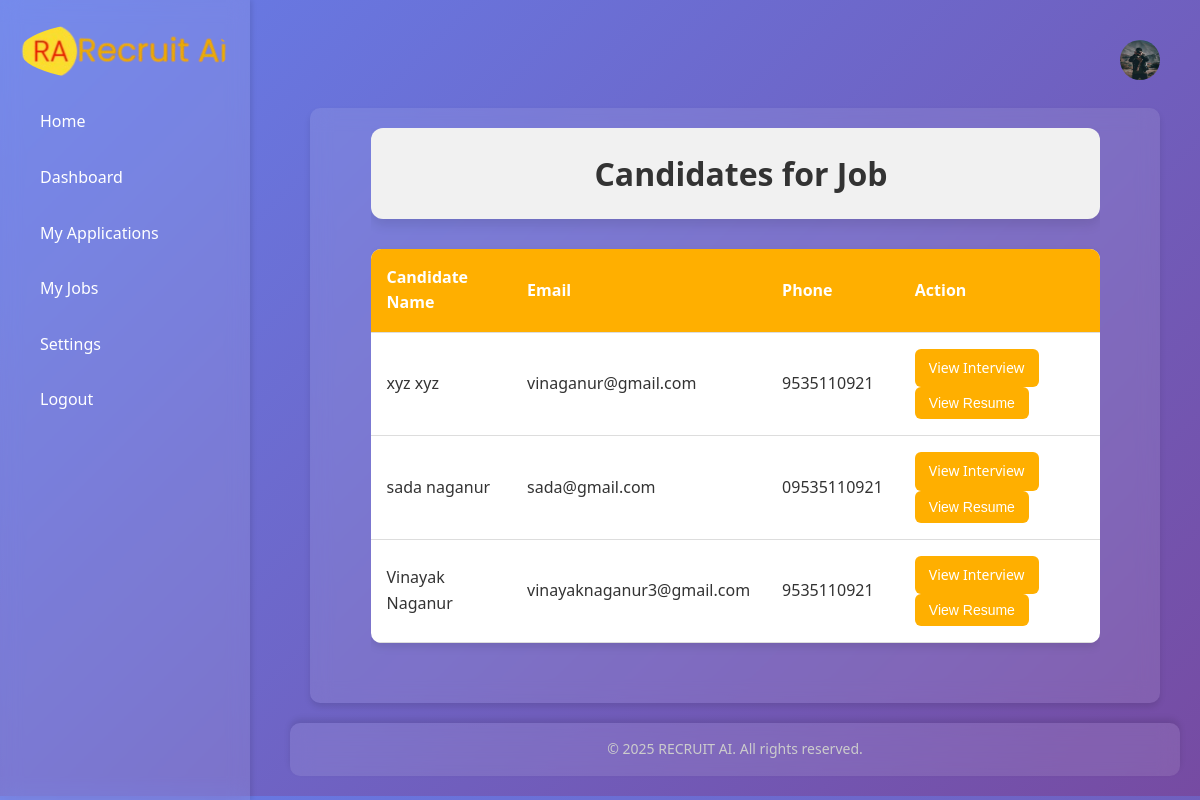
Screenshot of /view_candidates/2 with the database file from the repository.
### app/models.py (models this page shows)
class User(db.Model):
    id = db.Column(db.Integer, primary_key=True)
    first_name = db.Column(db.String(100), nullable=False)
    last_name = db.Column(db.String(100), nullable=False)
    company_name = db.Column(db.String(100), nullable=False)
    email = db.Column(db.String(120), unique=True, nullable=False)
    phone_number = db.Column(db.String(15), nullable=False)
    birthday = db.Column(db.String(10), nullable=False)
    password = db.Column(db.String(60), nullable=False)
    cv_file = db.Column(db.String(120))
    profile_photo = db.Column(db.String(120))

### app/routes.py (the view)
@main.route('/view_candidates/<int:job_id>', endpoint='view_candidates_for_job')
def view_candidates_for_job(job_id):
    job = Job.query.get_or_404(job_id)
    applications = job.applications
    candidates = []
    for application in applications:
        user = application.user
        candidates.append({
            'application_id': application.id,
            'name': f"{user.first_name} {user.last_name}",
            'email': user.email,
            'phone': user.phone_number,
            'resume_filename': user.cv_file
        })
    return render_template('view_candidates.html', job=job, candidates=candidates)

### app/routes.py (called while the page is built)
@main.before_app_request
def load_user():
    user_id = session.get('user_id')
    if user_id:
        g.user = User.query.get(user_id)
    else:
        g.user = None

@main.context_processor
def inject_user():
    return {'user': g.user}

### app/templates/view_candidates.html (shortened to what this page needs)
{% extends 'base.html' %}
{% block content %}
<div class="candidates-wrapper">
    <div class="page-header">
        <h1 class="page-title">Candidates for Job</h1>
    </div>
    <table class="candidates-table">
        <thead>
            <tr>
                <th>Candidate Name</th>
                <th>Email</th>
                <th>Phone</th>
                <th>Action</th>
            </tr>
        </thead>
        <tbody>
            {% for candidate in candidates %}
            <tr>
                <td>{{ candidate.name }}</td>
                <td>{{ candidate.email }}</td>
                <td>{{ candidate.phone }}</td>
                <td>
                    <a href="{{ url_for('main.view_interview', application_id=candidate.application_id) }}" class="view-interview-button">View Interview</a>
                    {% if candidate.resume_filename %}
                        <button onclick="toggleResume('resume-iframe-{{ candidate.application_id }}')" class="view-resume-button">
                            View Resume
                        </button>
                    {% else %}
                        <span style="color: #888;">No Resume</span>
                    {% endif %}
                </td>
            </tr>
            {% endfor %}
        </tbody>
    </table>
</div>
{% endblock %}

### app/templates/base.html (style rules this page uses)
* { margin: 0; padding: 0; box-sizing: border-box; }
body { font-family: 'Arial', sans-serif; background: linear-gradient(135deg, #667eea 0%, #764ba2 100%); color: #fff; line-height: 1.6; padding: 20px; }

### app/templates/view_candidates.html (style rules this page uses)
body { font-family: 'Segoe UI', Tahoma, Geneva, Verdana, sans-serif; line-height: 1.6; color: #333; }
.page-header { display: flex; align-items: center; justify-content: center; margin-bottom: 30px; background: #f1f1f1; padding: 20px 40px; border-radius: 12px; box-shadow: 0 6px 12px rgba(0, 0, 0, 0.1); transition: all 0.3s ease; }
.page-header .page-title { font-size: 32px; color: #333; margin: 0; }
.candidates-wrapper { width: 90%; margin: auto; overflow-x: auto; }
.candidates-table { width: 100%; border-collapse: collapse; margin-bottom: 40px; background: #fff; border-radius: 10px; overflow: hidden; box-shadow: 0 4px 8px rgba(0,0,0,0.1); }
.candidates-table th, .candidates-table td { padding: 16px; text-align: left; border-bottom: 1px solid #ddd; }
.candidates-table th { background-color: #ffaf00; color: #fff; font-weight: 600; }
.view-interview-button, .view-resume-button { display: inline-block; color: #fff; background-color: #ffaf00; padding: 8px 14px; border: none; border-radius: 6px; text-decoration: none; font-size: 14px; transition: all 0.3s ease; cursor: pointer; }

### rows the page displays
User: name "xyz xyz", email "vinaganur@gmail.com", phone "9535110921"
User: name "sada naganur", email "sada@gmail.com", phone "09535110921"
User: name "Vinayak Naganur", email "vinayaknaganur3@gmail.com", phone "9535110921"
